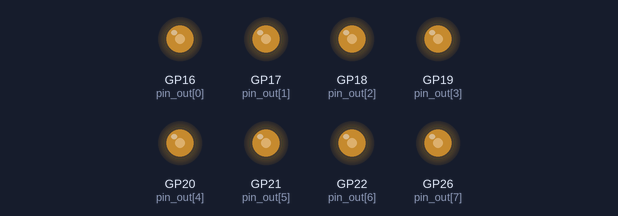
Bench run of a program on a simulated Raspberry Pi Pico running MicroPython. Parts: output pins drawn as LEDs (lit = HIGH). What the program prints to the serial console is not drawn. At 0.1 s the program stops and its outputs stay as they are.

Above: at 0.1 s.
Timing chart, 0 to 1.6 s (numbered marks = the images above):
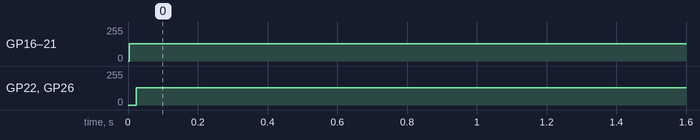

The program:

pio_05_tone_generator.py
```python
#pio_05_tone_generator.py
from rp2 import PIO, StateMachine, asm_pio
from machine import Pin

pin_out = [Pin(16), Pin(17), Pin(18), Pin(19), Pin(20), Pin(21), Pin(22), Pin(26)]

@asm_pio(set_init = PIO.OUT_LOW)
def rectgen():                            # 1 period = 100 cycles
    set(pins, 0)   [29]     # 30 cycles
    nop()          [19]     # 20 cycles
    set(pins, 1)   [29]     # 30 cycles
    nop()          [19]     # 20 cycles


def tone(f, index):
    print(f, "Hz")
    sm = StateMachine(index,rectgen,freq= int(100* f),set_base = pin_out[index])
    sm.active(1)

tone(880, 0)
tone(440.1, 1)
tone(439.8, 2)
tone(439.5, 3)
tone(220.2, 4)
tone(330.5, 5)
tone(111, 6)
tone(110, 7)
```

Measured:
- by itself, GP16 (pin_out[0]): 0/255 → 128/255 at 0.00 s
- by itself, GP17 (pin_out[1]), GP18 (pin_out[2]), GP19 (pin_out[3]), GP20 (pin_out[4]), GP21 (pin_out[5]): 0/255 → 128/255 at 0.01 s
- by itself, GP22 (pin_out[6]), GP26 (pin_out[7]): 0/255 → 128/255 at 0.02 s
